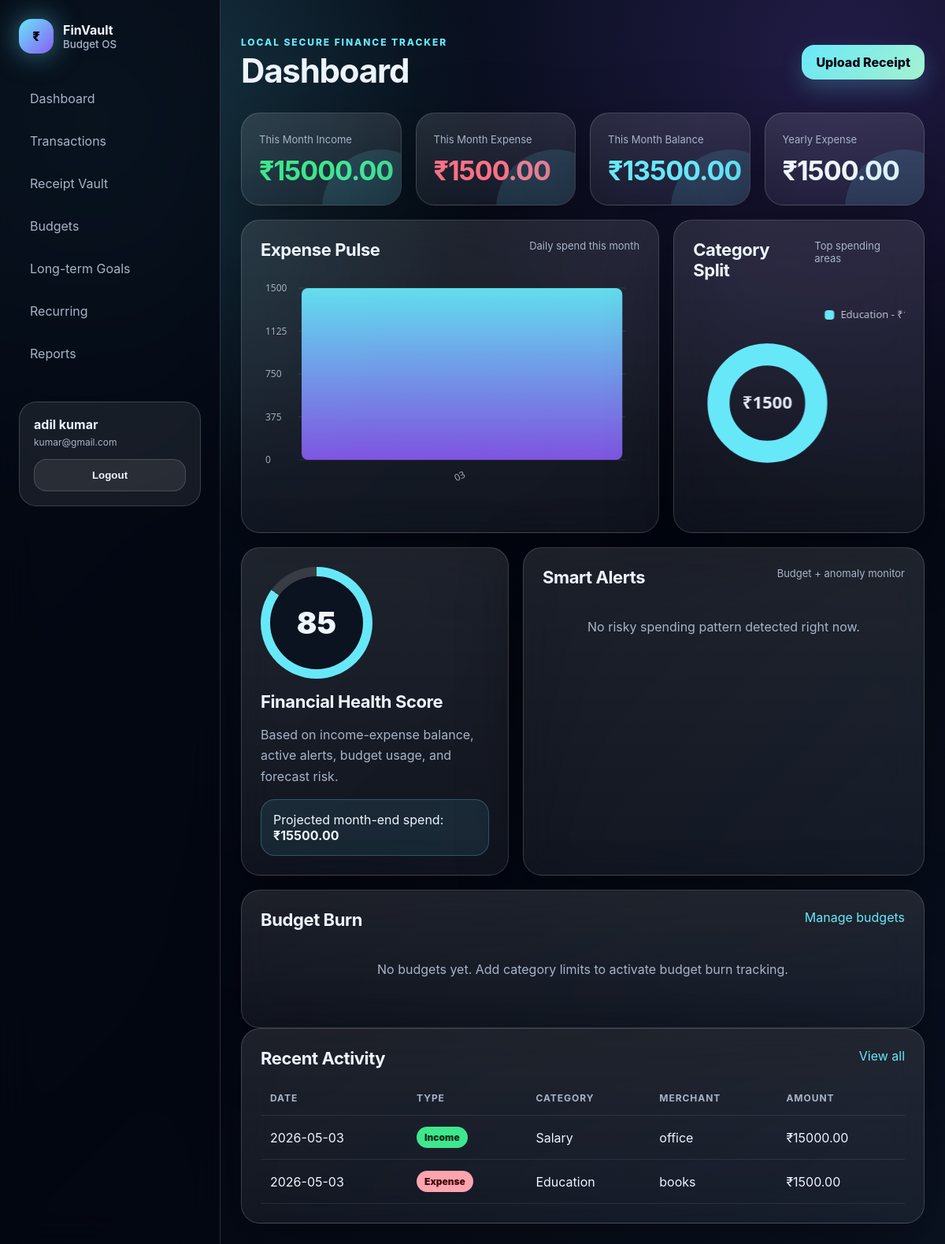
The app's page /dashboard (signed in) with its own data.
### tables this page shows
CREATE TABLE users (
            id INTEGER PRIMARY KEY AUTOINCREMENT,
            name TEXT NOT NULL,
            email TEXT NOT NULL UNIQUE,
            password_hash TEXT NOT NULL,
            created_at TEXT NOT NULL
        );

CREATE TABLE transactions (
            id INTEGER PRIMARY KEY AUTOINCREMENT,
            user_id INTEGER NOT NULL,
            txn_type TEXT NOT NULL CHECK(txn_type IN ('income', 'expense')),
            amount REAL NOT NULL CHECK(amount >= 0),
            category TEXT NOT NULL,
            merchant TEXT DEFAULT '',
            description TEXT DEFAULT '',
            account TEXT DEFAULT 'Cash',
            txn_date TEXT NOT NULL,
            receipt_filename TEXT DEFAULT '',
            receipt_hash TEXT DEFAULT '',
            created_at TEXT NOT NULL,
            FOREIGN KEY(user_id) REFERENCES users(id) ON DELETE CASCADE
        );

### app.py (the view)
@app.route("/dashboard")
@login_required
def dashboard():
    added = apply_recurring(session["user_id"])
    if added:
        flash(f"{added} recurring transaction(s) were added automatically.", "info")
    data = build_dashboard(session["user_id"])
    return render_template("dashboard.html", data=data)

### app.py (called while the page is built)
def get_db() -> sqlite3.Connection:
    if "db" not in g:
        INSTANCE_DIR.mkdir(exist_ok=True)
        UPLOAD_DIR.mkdir(exist_ok=True)
        conn = sqlite3.connect(DB_PATH)
        conn.row_factory = sqlite3.Row
        conn.execute("PRAGMA foreign_keys = ON")
        g.db = conn
    return g.db

def query(sql: str, params: tuple = (), one: bool = False):
    cur = get_db().execute(sql, params)
    rows = cur.fetchall()
    cur.close()
    return (rows[0] if rows else None) if one else rows

def login_required(view):
    @wraps(view)
    def wrapped(*args, **kwargs):
        if not session.get("user_id"):
            flash("Please log in first.", "warning")
            return redirect(url_for("login"))
        return view(*args, **kwargs)
    return wrapped

def current_user():
    uid = session.get("user_id")
    if not uid:
        return None
    return query("SELECT id, name, email FROM users WHERE id = ?", (uid,), one=True)

def require_csrf() -> None:
    if request.method == "POST":
        token = session.get("csrf_token")
        form_token = request.form.get("csrf_token")
        if not token or not form_token or not secrets.compare_digest(token, form_token):
            raise PermissionError("Invalid form security token. Please refresh and try again.")

@app.before_request
def security_gate():
    if "csrf_token" not in session:
        session["csrf_token"] = secrets.token_urlsafe(32)
    ip = request.headers.get("X-Forwarded-For", request.remote_addr or "local").split(",")[0]
    route = request.endpoint or "unknown"
    now = time()
    if route in {"login", "register"} and request.method == "POST":
        limit, window = 8, 300
    else:
        limit, window = 180, 60
    key = f"{ip}:{route}"
    bucket = [t for t in _rate_bucket.get(key, []) if now - t < window]
    if len(bucket) >= limit:
        return "Too many requests. Wait a little and try again.", 429
    bucket.append(now)
    _rate_bucket[key] = bucket
    try:
        require_csrf()
    except PermissionError as exc:
        flash(str(exc), "danger")
        return redirect(request.referrer or url_for("dashboard"))

@app.context_processor
def inject_globals():
    return {
        "user": current_user(),
        "csrf_token": session.get("csrf_token", ""),
        "today": date.today().isoformat(),
        "categories": sorted(CATEGORY_KEYWORDS.keys() | {"Other", "Salary", "Freelance", "Gift"}),
    }

### templates/dashboard.html (shortened to what this page needs)
{% extends 'base.html' %}
{% block page_heading %}Dashboard{% endblock %}
{% block content %}
<section class="stats-grid reveal">
  <article class="stat-card income"><span>This Month Income</span><b>₹{{ '%.2f'|format(data.month.income) }}</b></article>
  <article class="stat-card expense"><span>This Month Expense</span><b>₹{{ '%.2f'|format(data.month.expense) }}</b></article>
  <article class="stat-card balance"><span>This Month Balance</span><b>₹{{ '%.2f'|format(data.month.balance) }}</b></article>
  <article class="stat-card"><span>Yearly Expense</span><b>₹{{ '%.2f'|format(data.year.expense) }}</b></article>
</section>
<section class="dashboard-grid">
  <article class="panel reveal">
    <div class="panel-head"><h2>Expense Pulse</h2><span>Daily spend this month</span></div>
    <canvas id="dailyChart" data-labels='{{ data.day_labels | tojson }}' data-values='{{ data.day_values | tojson }}'></canvas>
  </article>
  <article class="panel reveal delay-1">
    <div class="panel-head"><h2>Category Split</h2><span>Top spending areas</span></div>
    <canvas id="categoryChart" data-labels='{{ data.category_labels | tojson }}' data-values='{{ data.category_values | tojson }}'></canvas>
  </article>
</section>
<section class="dashboard-grid compact">
  <article class="panel reveal">
    <div class="health-ring" style="--score: {{ data.health_score }}">
      <span>{{ data.health_score }}</span>
    </div>
    <h2>Financial Health Score</h2>
    <p class="muted">Based on income-expense balance, active alerts, budget usage, and forecast risk.</p>
    <div class="forecast-box">Projected month-end spend: <b>₹{{ '%.2f'|format(data.forecast) }}</b></div>
  </article>
  <article class="panel reveal delay-1">
    <div class="panel-head"><h2>Smart Alerts</h2><span>Budget + anomaly monitor</span></div>
    {% if data.alerts %}
      <ul class="alert-list">
        {% for alert in data.alerts %}<li>{{ alert }}</li>{% endfor %}
      </ul>
    {% else %}
      <p class="empty">No risky spending pattern detected right now.</p>
    {% endif %}
  </article>
</section>
<section class="panel reveal">
  <div class="panel-head"><h2>Budget Burn</h2><a href="{{ url_for('budgets') }}">Manage budgets</a></div>
  {% if data.budgets %}
  <div class="budget-list">
    {% for b in data.budgets %}
      {% set percent = (b.spent / b.monthly_limit * 100) if b.monthly_limit else 0 %}
      <div class="budget-row">
        <div><b>{{ b.category }}</b><span>₹{{ '%.2f'|format(b.spent) }} / ₹{{ '%.2f'|format(b.monthly_limit) }}</span></div>
        <div class="progress"><i style="width: {{ [percent, 100]|min }}%"></i></div>
        <strong>{{ '%.0f'|format(percent) }}%</strong>
      </div>
    {% endfor %}
  </div>
  {% else %}
    <p class="empty">No budgets yet. Add category limits to activate budget burn tracking.</p>
  {% endif %}
</section>
<section class="panel reveal">
  <div class="panel-head"><h2>Recent Activity</h2><a href="{{ url_for('transactions') }}">View all</a></div>
  <div class="table-wrap">
    <table>
      <thead><tr><th>Date</th><th>Type</th><th>Category</th><th>Merchant</th><th>Amount</th></tr></thead>
      <tbody>
      {% for row in data.recent %}
        <tr>
          <td>{{ row.txn_date }}</td><td><span class="badge {{ row.txn_type }}">{{ row.txn_type }}</span></td>
          <td>{{ row.category }}</td><td>{{ row.merchant or '-' }}</td><td>₹{{ '%.2f'|format(row.amount) }}</td>
        </tr>
      {% else %}
        <tr><td colspan="5" class="empty">Add your first transaction or upload a receipt.</td></tr>
      {% endfor %}
      </tbody>
    </table>
  </div>
</section>
{% endblock %}
{% block scripts %}<script>window.FinVaultCharts && window.FinVaultCharts();</script>{% endblock %}

### templates/base.html (shortened to what this page needs)
<!DOCTYPE html>
<html lang="en">
<head>
  <link rel="stylesheet" href="{{ url_for('static', filename='css/style.css') }}" />
</head>
<body>
  <div class="app-shell">
    {% if user %}
    <aside class="sidebar" id="sidebar">
      <a class="brand" href="{{ url_for('dashboard') }}">
        <span class="brand-orb">₹</span>
        <span><b>FinVault</b><small>Budget OS</small></span>
      </a>
      <nav>
        <a href="{{ url_for('dashboard') }}" class="nav-link">Dashboard</a>
        <a href="{{ url_for('transactions') }}" class="nav-link">Transactions</a>
        <a href="{{ url_for('receipts') }}" class="nav-link">Receipt Vault</a>
        <a href="{{ url_for('budgets') }}" class="nav-link">Budgets</a>
        <a href="{{ url_for('goals') }}" class="nav-link">Long-term Goals</a>
        <a href="{{ url_for('recurring') }}" class="nav-link">Recurring</a>
        <a href="{{ url_for('reports') }}" class="nav-link">Reports</a>
      </nav>
      <div class="sidebar-card">
        <b>{{ user.name }}</b>
        <span>{{ user.email }}</span>
        <form method="post" action="{{ url_for('logout') }}">
          <button class="ghost-btn full" type="submit">Logout</button>
        </form>
      </div>
    </aside>
    {% endif %}
    <main class="main-content {% if not user %}public{% endif %}">
      {% if user %}
      <header class="topbar">
        <div>
          <span class="eyebrow">Local secure finance tracker</span>
          <h1>{% block page_heading %}Finance Manager{% endblock %}</h1>
        </div>
        <a class="primary-btn" href="{{ url_for('receipts') }}">Upload Receipt</a>
      </header>
      {% endif %}
      {% block content %}{% endblock %}
    </main>
  </div>
  {% block scripts %}{% endblock %}
</body>
</html>

### records on screen
users: name "adil kumar", email "kumar@gmail.com"
transactions: txn_date "2026-05-03", txn_type "Income", category "Salary", merchant "office", amount "15000.00"
transactions: txn_date "2026-05-03", txn_type "Expense", category "Education", merchant "books", amount "1500.00"

### other values on screen
{{ '%.2f'|format(data.month.income) }} "15000.00"
{{ '%.2f'|format(data.month.expense) }} "1500.00"
{{ '%.2f'|format(data.month.balance) }} "13500.00"
{{ '%.2f'|format(data.year.expense) }} "1500.00"
{{ data.health_score }} "85"
{{ '%.2f'|format(data.forecast) }} "15500.00"
